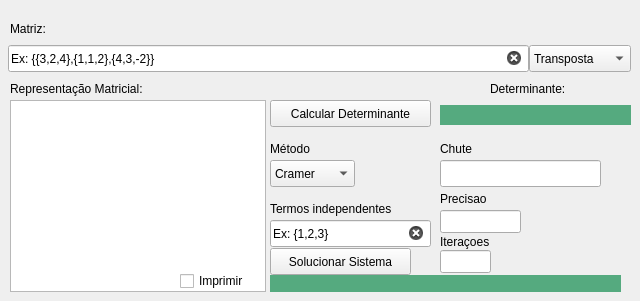
    <widget class="QWidget" name="tab_7">
     <attribute name="title">
      <string>Sistemas</string>
     </attribute>
     <widget class="QLineEdit" name="matriz_entrada">
      <property name="geometry">
       <rect>
        <x>8</x>
        <y>45</y>
        <width>521</width>
        <height>27</height>
       </rect>
      </property>
      <property name="text">
       <string>Ex: {{3,2,4},{1,1,2},{4,3,-2}}</string>
      </property>
      <property name="clearButtonEnabled">
       <bool>true</bool>
      </property>
     </widget>
     <widget class="QLabel" name="label_26">
      <property name="geometry">
       <rect>
        <x>10</x>
        <y>20</y>
        <width>67</width>
        <height>17</height>
       </rect>
      </property>
      <property name="text">
       <string>Matriz:</string>
      </property>
     </widget>
     <widget class="QTextBrowser" name="matriz_representada">
      <property name="geometry">
       <rect>
        <x>10</x>
        <y>100</y>
        <width>256</width>
        <height>192</height>
       </rect>
      </property>
      <property name="cursor" stdset="0">
       <cursorShape>IBeamCursor</cursorShape>
      </property>
      <property name="undoRedoEnabled">
       <bool>true</bool>
      </property>
      <property name="readOnly">
       <bool>false</bool>
      </property>
      <property name="overwriteMode">
       <bool>false</bool>
      </property>
     </widget>
     <widget class="QLabel" name="texto_matriz">
      <property name="geometry">
       <rect>
        <x>10</x>
        <y>80</y>
        <width>211</width>
        <height>17</height>
       </rect>
      </property>
      <property name="text">
       <string>Representação Matricial:</string>
      </property>
     </widget>
     <widget class="QLabel" name="label_28">
      <property name="geometry">
       <rect>
        <x>490</x>
        <y>80</y>
        <width>111</width>
        <height>17</height>
       </rect>
      </property>
      <property name="text">
       <string>Determinante:</string>
      </property>
     </widget>
     <widget class="QPushButton" name="Calcular_determinante">
      <property name="geometry">
       <rect>
        <x>270</x>
        <y>100</y>
        <width>161</width>
        <height>27</height>
       </rect>
      </property>
      <property name="cursor">
       <cursorShape>PointingHandCursor</cursorShape>
      </property>
      <property name="text">
       <string>Calcular Determinante</string>
      </property>
     </widget>
     <widget class="QLabel" name="display_determinante">
      <property name="geometry">
       <rect>
        <x>440</x>
        <y>105</y>
        <width>191</width>
        <height>20</height>
       </rect>
      </property>
      <property name="cursor">
       <cursorShape>IBeamCursor</cursorShape>
      </property>
      <property name="styleSheet">
       <string notr="true">QLabel{
	background-color:rgb(85, 170, 127);
}</string>
      </property>
      <property name="text">
       <string/>
      </property>
      <property name="alignment">
       <set>Qt::AlignCenter</set>
      </property>
      <property name="textInteractionFlags">
       <set>Qt::LinksAccessibleByMouse|Qt::TextSelectableByMouse</set>
      </property>
     </widget>
     <widget class="QComboBox" name="metodo_sistema">
      <property name="geometry">
       <rect>
        <x>270</x>
        <y>160</y>
        <width>85</width>
        <height>27</height>
       </rect>
      </property>
      <property name="cursor">
       <cursorShape>PointingHandCursor</cursorShape>
      </property>
      <item>
       <property name="text">
        <string>Cramer</string>
       </property>
      </item>
      <item>
       <property name="text">
        <string>Triangular Inferior</string>
       </property>
      </item>
      <item>
       <property name="text">
        <string>Triangular Superior</string>
       </property>
      </item>
      <item>
       <property name="text">
        <string>Gauss</string>
       </property>
      </item>
      <item>
       <property name="text">
        <string>Gauss Jordan</string>
       </property>
      </item>
      <item>
       <property name="text">
        <string>Gauss Jacob</string>
       </property>
      </item>
      <item>
       <property name="text">
        <string>Gauss Seidel</string>
       </property>
      </item>
      <item>
       <property name="text">
        <string>LU(Doolittle)</string>
       </property>
      </item>
     </widget>
     <widget class="QLabel" name="label_29">
      <property name="geometry">
       <rect>
        <x>270</x>
        <y>140</y>
        <width>131</width>
        <height>17</height>
       </rect>
      </property>
      <property name="text">
       <string>Método</string>
      </property>
     </widget>
     <widget class="QPushButton" name="solucionar">
      <property name="geometry">
       <rect>
        <x>270</x>
        <y>248</y>
        <width>141</width>
        <height>27</height>
       </rect>
      </property>
      <property name="cursor">
       <cursorShape>PointingHandCursor</cursorShape>
      </property>
      <property name="text">
       <string>Solucionar Sistema</string>
      </property>
     </widget>
     <widget class="QLineEdit" name="termos">
      <property name="geometry">
       <rect>
        <x>270</x>
        <y>220</y>
        <width>161</width>
        <height>27</height>
       </rect>
      </property>
      <property name="text">
       <string>Ex: {1,2,3}</string>
      </property>
      <property name="clearButtonEnabled">
       <bool>true</bool>
      </property>
     </widget>
     <widget class="QLabel" name="label_30">
      <property name="geometry">
       <rect>
        <x>270</x>
        <y>200</y>
        <width>161</width>
        <height>17</height>
       </rect>
      </property>
      <property name="text">
       <string>Termos independentes</string>
      </property>
     </widget>
     <widget class="QLabel" name="raizes_sistema">
      <property name="geometry">
       <rect>
        <x>270</x>
        <y>275</y>
        <width>351</width>
        <height>17</height>
       </rect>
      </property>
      <property name="cursor">
       <cursorShape>IBeamCursor</cursorShape>
      </property>
      <property name="styleSheet">
       <string notr="true">QLabel{
	background-color:rgb(85, 170, 127);
}
</string>
      </property>
      <property name="text">
       <string/>
      </property>
      <property name="textInteractionFlags">
       <set>Qt::LinksAccessibleByMouse|Qt::TextSelectableByMouse</set>
      </property>
     </widget>
     <widget class="QLabel" name="ordem">
      <property name="geometry">
       <rect>
        <x>200</x>
        <y>80</y>
        <width>67</width>
        <height>17</height>
       </rect>
      </property>
      <property name="text">
       <string/>
      </property>
      <property name="alignment">
       <set>Qt::AlignRight|Qt::AlignTrailing|Qt::AlignVCenter</set>
      </property>
     </widget>
     <widget class="QCheckBox" name="imprimir_matriz">
      <property name="geometry">
       <rect>
        <x>180</x>
        <y>270</y>
        <width>97</width>
        <height>22</height>
       </rect>
      </property>
      <property name="text">
       <string>Imprimir</string>
      </property>
     </widget>
     <widget class="QComboBox" name="transformacoes">
      <property name="geometry">
       <rect>
        <x>529</x>
        <y>45</y>
        <width>102</width>
        <height>27</height>
       </rect>
      </property>
      <item>
       <property name="text">
        <string>Transposta</string>
       </property>
      </item>
      <item>
       <property name="text">
        <string>Inversa</string>
       </property>
      </item>
      <item>
       <property name="text">
        <string>Decompor LU</string>
       </property>
      </item>
     </widget>
     <widget class="QLabel" name="chute_label">
      <property name="geometry">
       <rect>
        <x>440</x>
        <y>140</y>
        <width>67</width>
        <height>17</height>
       </rect>
      </property>
      <property name="text">
       <string>Chute</string>
      </property>
     </widget>
     <widget class="QLineEdit" name="chute_entrada">
      <property name="geometry">
       <rect>
        <x>440</x>
        <y>160</y>
        <width>161</width>
        <height>27</height>
       </rect>
      </property>
     </widget>
     <widget class="QLabel" name="iteracoes_label">
      <property name="geometry">
       <rect>
        <x>440</x>
        <y>233</y>
        <width>151</width>
        <height>17</height>
       </rect>
      </property>
      <property name="text">
       <string>Iteraçoes</string>
      </property>
     </widget>
     <widget class="QLabel" name="precisao_label">
      <property name="geometry">
       <rect>
        <x>440</x>
        <y>190</y>
        <width>67</width>
        <height>17</height>
       </rect>
      </property>
      <property name="text">
       <string>Precisao</string>
      </property>
     </widget>
     <widget class="QLineEdit" name="iteracoes_entrada">
      <property name="geometry">
       <rect>
        <x>440</x>
        <y>250</y>
        <width>51</width>
        <height>23</height>
       </rect>
      </property>
     </widget>
     <widget class="QLineEdit" name="precisao_entrada">
      <property name="geometry">
       <rect>
        <x>440</x>
        <y>210</y>
        <width>81</width>
        <height>23</height>
       </rect>
      </property>
     </widget>
    </widget>
